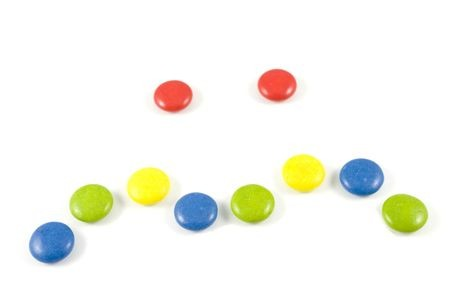
#> input picture data/smarties.jpg, 450 x 300 px, found by its file name
$ jupyter execute '10. OpenCV Morphological Transformations.ipynb'
#> lines starting #> are read from the running program, lines starting #| are printed output that depends on the picture; after the words box and inside, x2 and y2 are one past the last pixel; in counts of white or black regions, pixels touching at a corner belong together
# Morphological Transformation

Operation like Erossion, dialation, opening and closing methods.

What are M - simple operations based on image shape, it is performed on binary image, there are two things required. Mask to threshold.
1. Original image
2. Kernel (which decides the nature of operations)

[cell 1]
import cv2 as cv
import numpy as np
import matplotlib.pyplot as plt

[cell 2]
image = cv.imread('smarties.jpg', cv.IMREAD_GRAYSCALE)
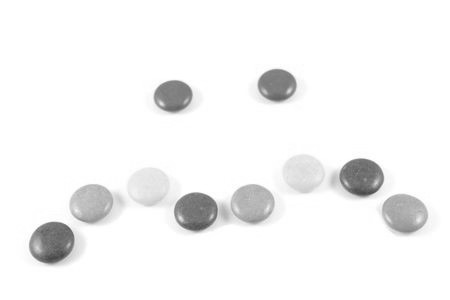
#> image: shape (300, 450); min 70, max 255, mean 245.2

[cell 3]
#threshold values:(image, value of threshold, max value of threshold, and threshold filter)
#after masking we can see Mark image has black dots in region

_, mask = cv.threshold(image, 220, 255, cv.THRESH_BINARY_INV)
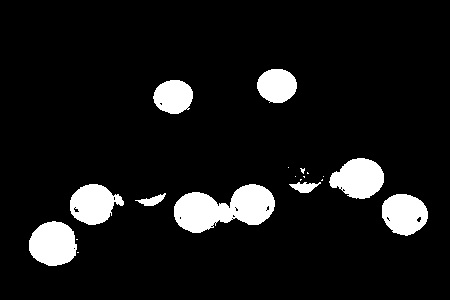
#> mask: shape (300, 450); 8.8% white; 19 white regions (10 under 20 px), largest, box (x1, y1, x2, y2) and area: (174, 184, 275, 233) 3084, (29, 221, 77, 266) 1684, (329, 158, 384, 199) 1592

[cell 4]
kernel = np.ones((2,2), np.uint8) #define kernel

### Dialation (increases the area of white)
remove the black dots from mark image, we shall use Dilation.
Kernel is is shape we want to apply on image, we shall use white(np.ones), sqaure shape of 2x2
values: (image, kernel, iteration(default=1))

use dialtion steps to remove black dots on white space
1. increase the number interation
2. increase the size of filter, issue with this - this will increase the white space, and may merge the dilation area.

[cell 5]
dilation = cv.dilate(mask, kernel, iterations=2) #increase the iteration to remove black dots in white space
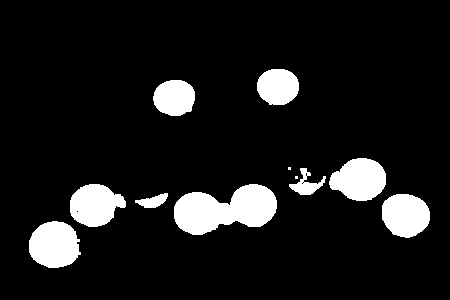
#> dilation: shape (300, 450); 10.1% white; 11 white regions (2 under 20 px), largest, box (x1, y1, x2, y2) and area: (174, 184, 277, 235) 3470, (29, 221, 81, 268) 1893, (329, 158, 386, 201) 1802

## Erosion(reduces by eroding the edges away)

Using the same kernel, erosion, removes the sides are eroded all the image. It erodes away the boundry area of foreground object. The kernel slides through all image, pixel in original image (1/0) will be considered as 1, ONLY IF all the pixels under the kernel is 1 else it will put as 0 as it will be eroded.

values:(image,kernel, optional(iteration) default =1)

[cell 6]
erosion = cv.erode(mask, kernel,iterations=1)
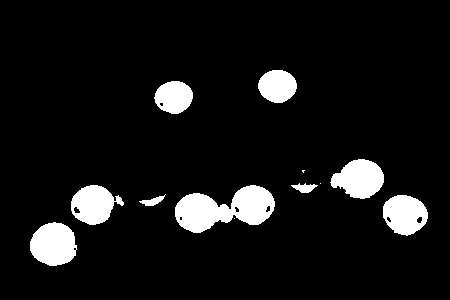
#> erosion: shape (300, 450); 8.1% white; 12 white regions (3 under 20 px), largest, box (x1, y1, x2, y2) and area: (175, 185, 275, 233) 2867, (30, 222, 77, 266) 1589, (330, 159, 384, 199) 1484

## Opening and Closing Morphological Transform

Opening is another name for erosion, and then the dilation will be performed on the image.

Closing is opposite, dilation is performed first and then ersosion will be perfromed.

value:(source, type of morph. operation, Kernel)

[cell 7]
opening = cv.morphologyEx(mask, cv.MORPH_OPEN, kernel)
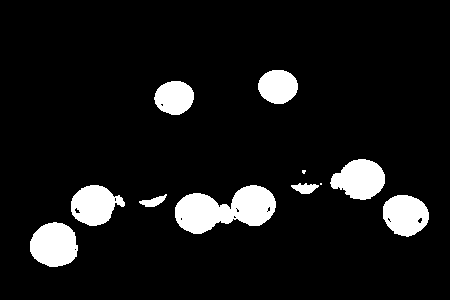
#> opening: shape (300, 450); 8.7% white; 11 white regions (2 under 20 px), largest, box (x1, y1, x2, y2) and area: (175, 185, 276, 234) 3073, (30, 222, 78, 267) 1684, (330, 159, 385, 200) 1584

[cell 8]
closing = cv.morphologyEx(mask, cv.MORPH_CLOSE, kernel)
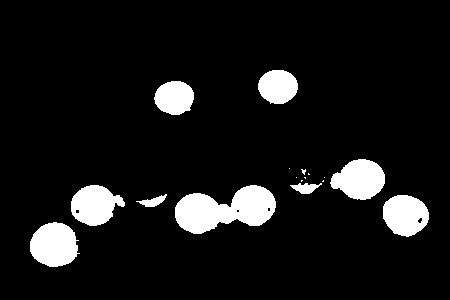
#> closing: shape (300, 450); 8.8% white; 17 white regions (8 under 20 px), largest, box (x1, y1, x2, y2) and area: (175, 185, 276, 234) 3108, (30, 222, 80, 267) 1691, (330, 159, 385, 200) 1600

[cell 9]
mg = cv.morphologyEx(mask, cv.MORPH_GRADIENT, kernel) #difference dilation and erosion of image
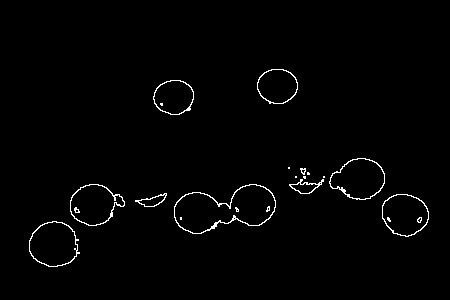
#> mg: shape (300, 450); 1.4% white in thin lines or dots, all inside (x1, y1, x2, y2) = (29, 69, 429, 267)

[cell 10]
toph = cv.morphologyEx(mask, cv.MORPH_TOPHAT, kernel) #difference input image and opening of image
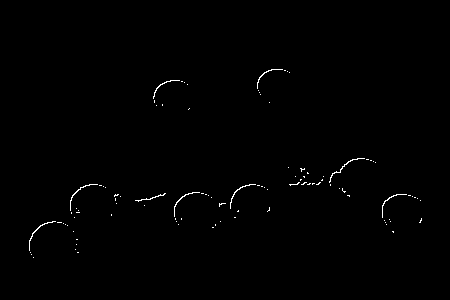
#> toph: shape (300, 450); 0.5% white in thin lines or dots, all inside (x1, y1, x2, y2) = (29, 69, 422, 258)

[cell 11]
titles = ['Originial', 'Mask', 'dilation', 'erosion', 'opening', 'closing', 'gradiant', 'top_hat']
images = [image, mask, dilation, erosion, opening, closing, mg, toph]

[cell 12]
for i in range(8):
    plt.subplot(2, 4, i+1), plt.imshow(images[i], 'gray')
    plt.title(titles[i])
    plt.xticks([]),plt.yticks([])

plt.show()
